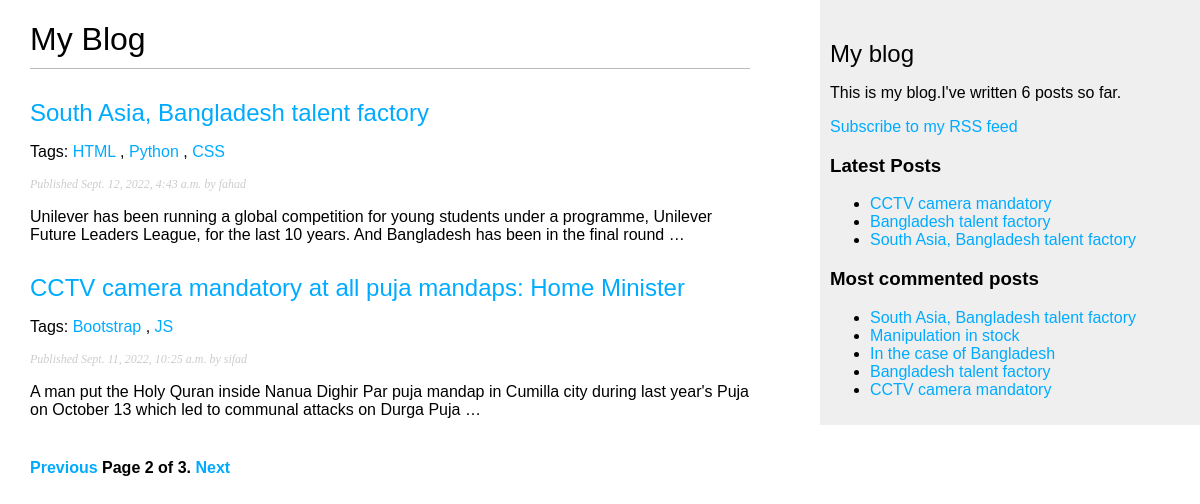
Screenshot of /?page=2 with the database file from the repository.
### blog/models.py (models this page shows, shortened)
class Post(models.Model):
    STATUS_CHOICES = (
    ('draft', 'Draft'),
    ('published', 'Published'),
    )
    title = models.CharField(max_length=250)
    slug = models.SlugField(max_length=250, unique_for_date='publish')
    author = models.ForeignKey(User,on_delete=models.CASCADE, related_name='blog_posts')
    body = models.TextField()
    publish = models.DateTimeField(default=timezone.now)
    created = models.DateTimeField(auto_now_add=True)
    updated = models.DateTimeField(auto_now=True)
    status = models.CharField(max_length=10,choices=STATUS_CHOICES,default='draft')
    objects = models.Manager() # The default manager.
    published = PublishedManager() # Our custom manager.
    tags = TaggableManager()
    class Meta:
        ordering = ('-publish',)
    def get_absolute_url(self):
        return reverse('post_detail',
            args=[self.publish.year,
            self.publish.month,
            self.publish.day, self.slug])

### blog/views.py (the view)
# urls.py: path('', views.post_list, name='post_list'),
def post_list(request, tag_slug=None):
    posts = Post.objects.all()
    tag = None
    if tag_slug:
        tag = get_object_or_404(Tag, slug=tag_slug)
        posts = posts.filter(tags__in=[tag])
    paginator = Paginator(posts, 2) # 3 posts in each page
    page = request.GET.get('page')
    try:
        posts = paginator.page(page)
    except PageNotAnInteger:
        posts = paginator.page(1)
    except EmptyPage:
        posts = paginator.page(paginator.num_pages)
    context = {'posts':posts, 'tag':tag}
    return render(request,'blog/list.html', context)

### blog/templatetags/blog_tags.py (called while the page is built)
@register.simple_tag
def total_post():
    return Post.objects.count()

@register.inclusion_tag('blog/latest_posts.html')
def show_latest_post(count=5):
    latest_post = Post.objects.order_by('-publish')[:count]
    return {'latest_post':latest_post}

@register.simple_tag
def most_commented_post(count=5):
    return Post.objects.annotate(total_comments=Count('comments')).order_by('-total_comments')[:count]

@register.filter(name='markdown')
def markdown_format(text):
    return mark_safe(markdown.markdown(text))

### blog/templates/blog/list.html (shortened to what this page needs)
{% extends "blog/base.html" %}
{% load blog_tags %}
{% block content %}
<h1>My Blog</h1>
{% for post in posts %}
  <h2>
    <a href="{{post.get_absolute_url}}">
      {{ post.title }}
    </a>
  </h2>
  <p class="tags">
    Tags:
    {% for tag in post.tags.all %}
      <a href="{% url 'post_list_by_tag' tag.slug %}">
        {{ tag.name }}
      </a>
      {% if not forloop.last %}, {% endif %}
    {% endfor %}
  </p>
  <p class="date">
    Published {{ post.publish }} by {{ post.author }}
  </p>
  {{ post.body|markdown|truncatewords:30|linebreaks }}
{% endfor %}
{% include 'blog/pagination.html' with page=posts %}
{% endblock content %}

### blog/templates/blog/base.html (shortened to what this page needs)
{% load blog_tags %}
{% load static %}
<!DOCTYPE html>
<html>
<head>
  <link rel="stylesheet" href="{% static 'css/main.css' %}">
</head>
<body>
  <div id="content">
    {% block content %}
    {% endblock %}
  </div>
  <div id="sidebar">
    <h2>My blog</h2>
    <p>This is my blog.I've written {% total_post %} posts so far.</p>
    <p>
      <a href="{% url 'post_feed' %}">Subscribe to my RSS feed</a>
     </p>
    <h3>Latest Posts</h3>
    {% show_latest_post 3 %}
    <h3>Most commented posts</h3>
    {% most_commented_post as commented_post %}
    <ul>
      {% for post in commented_post %}
      <li><a href="{{ post.get_absolute_url }}">{{post.title}}</a></li>
      {% endfor %}
    </ul>
  </div>
</body>
</html>

### blog/templates/blog/latest_posts.html
<ul>
    {% for post in latest_post %}
    <li>
    <a href="{{ post.get_absolute_url }}">{{ post.title }}</a>
    </li>
    {% endfor %}
   </ul>

### static/css/main.css (style rules this page uses)
body { margin:0; padding:0; font-family:helvetica, sans-serif; }
a { color:#00abff; text-decoration:none; }
h1 { font-weight:normal; border-bottom:1px solid #bbb; padding:0 0 10px 0; }
h2 { font-weight:normal; margin:30px 0 0; }
#content { float:left; width:60%; padding:0 0 0 30px; }
#sidebar { float:right; width:30%; padding:10px; background:#efefef; height:100%; }
p.date { color:#ccc; font-family: georgia, serif; font-size: 12px; font-style: italic; }

### rows the page displays
Post: title "South Asia, Bangladesh talent factory", publish "Sept. 12, 2022, 4:43 a.m.", author "fahad", body "Unilever has been running a global competition for young students under a programme, Unilever Future Leaders League, for the last 10 years. And Bangladesh has been in the final round …"
Tag: name "HTML"
Tag: name "Python"
Tag: name "CSS"
Post: title "CCTV camera mandatory at all puja mandaps: Home Minister", publish "Sept. 11, 2022, 10:25 a.m.", author "sifad", body "A man put the Holy Quran inside Nanua Dighir Par puja mandap in Cumilla city during last year's Puja on October 13 which led to communal attacks on Durga Puja …"
Tag: name "Bootstrap"
Tag: name "JS"
Post: title "CCTV camera mandatory"
Post: title "Bangladesh talent factory"
Post: title "Manipulation in stock"
Post: title "In the case of Bangladesh"

### other values shown
{{ page.number }} "2"
{{ page.paginator.num_pages }} "3"
